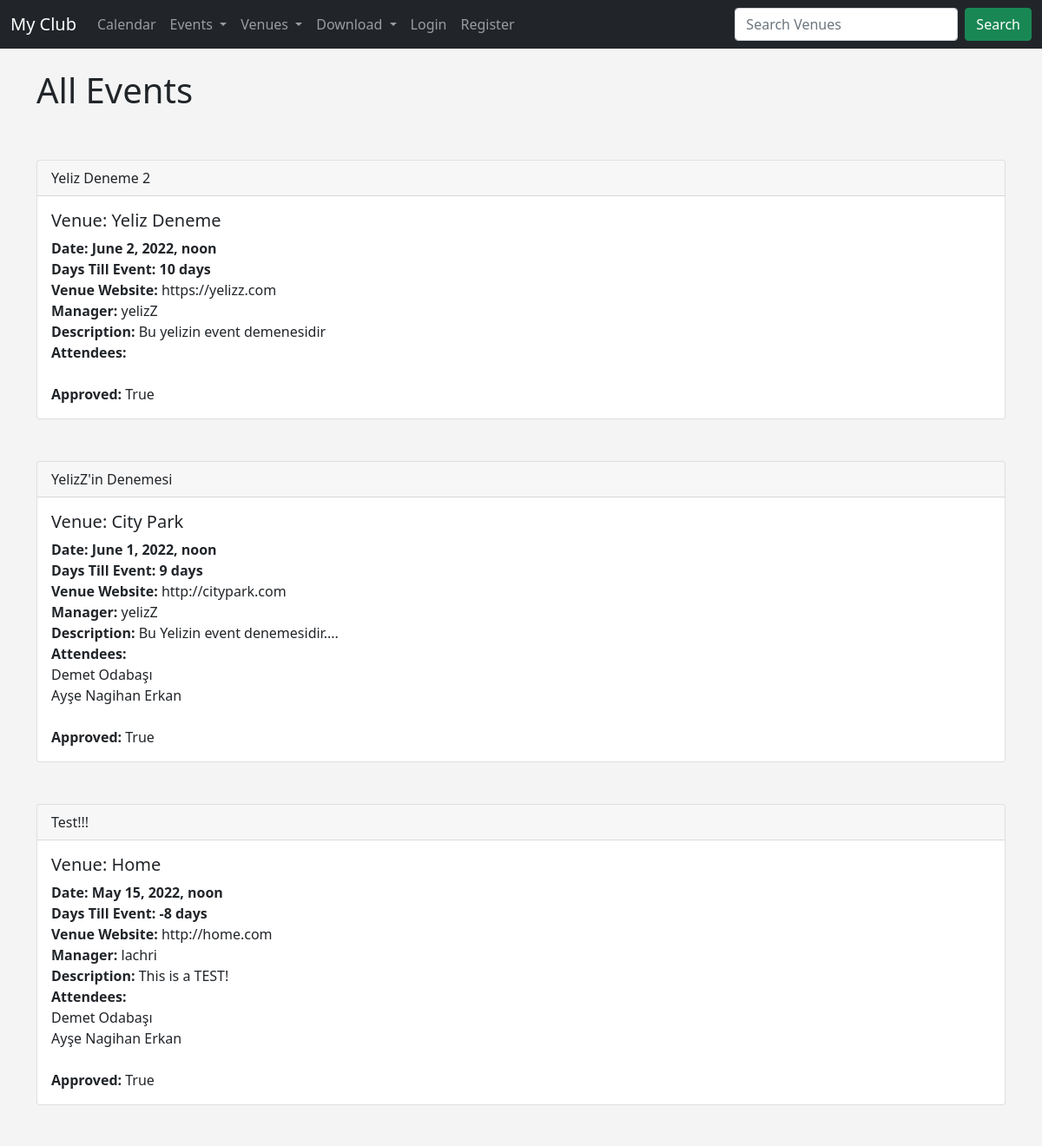
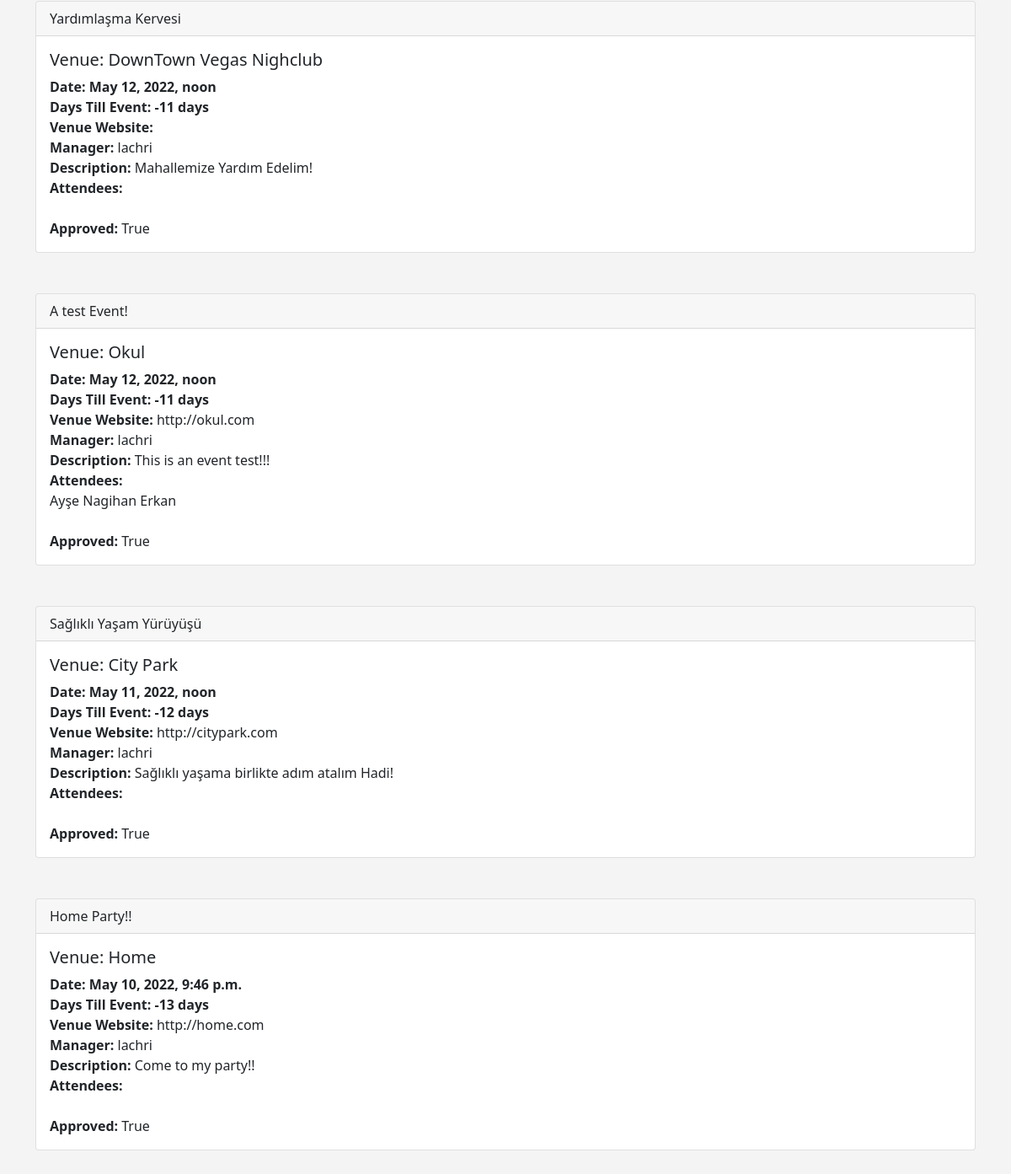
/event, run on the app's committed database (2 pictures, top to bottom).
### events/models.py (models this page shows)
class Event(models.Model):
	name = models.CharField('Event Name',max_length=120)
	event_date = models.DateTimeField('Event Date')
	venue = models.ForeignKey(Venue,blank=True,null=True,on_delete=models.CASCADE)
	manager = models.ForeignKey(User,blank=True,null=True,on_delete=models.SET_NULL)
	description = models.TextField(blank=True)
	attendees = models.ManyToManyField(MyClubUser,blank=True)
	approved = models.BooleanField("Approved",default=False)
	def __str__(self):
		return self.name
	@property
	def Days_till(self):
		today = date.today()
		days_till = self.event_date.date() - today
		days_till_stripped = str(days_till).split(",", 1)[0]
		return days_till_stripped

class Venue(models.Model):
	name = models.CharField('Venue Name',max_length=120)
	address = models.CharField('Adress',max_length=300)
	zip_code = models.CharField('Zip Code',max_length=10)
	phone = models.CharField('Contact Phone',max_length=15,blank=True)
	web = models.URLField('Website Adress',blank=True)
	email_adress = models.EmailField('Email Address',blank=True)
	owner = models.IntegerField("Venue Owner", blank=False, default=1)
	venue_image = models.ImageField(null=True,blank=True,upload_to="images/")
	def __str__(self):
		return self.name

class MyClubUser(models.Model):
	first_name = models.CharField(max_length=30)
	last_name = models.CharField(max_length=30)
	email = models.EmailField('User Email')
	def __str__(self):
		return self.first_name + ' ' + self.last_name

### events/views.py (the view)
# urls.py: path('event', views.all_events, name="list-events"),
def all_events(request):
	event_list = Event.objects.all().order_by('-event_date')
	return render(request, 'events/event_list.html',{'event_list':event_list})

### events/templates/events/event_list.html (shortened to what this page needs)
{% extends 'events/base.html' %}
{% block content %}
	<h1>All Events</h1>
	<br>
	<br>
	{% for event in event_list %}
		{% if event.approved %}
			<div class="card">
			  <div class="card-header">
			    {{event}}
			  </div>
			  <div class="card-body">
			    <h5 class="card-title">Venue: {{event.venue}}</h5>
			    <p class="card-text">
			    	<strong>
			    		Date: {{event.event_date}}
			    	</strong>
			    	<br>
			    	<strong>
			    		Days Till Event: {{event.Days_till}}
			    	</strong>
			    	<br>
					<strong>Venue Website:</strong> {{event.venue.web}}
					<br>
					<strong>Manager:</strong> {{event.manager}}
					<br>
					<strong>Description:</strong> {{event.description}}
					<br>
					<strong>Attendees:</strong><br>
						{% for user in event.attendees.all %}
						   	{{user}} <br>
						{% endfor %}
					<strong>Approved:</strong> {{event.approved}}<br>
			    </p>
			  </div>
			</div>
			<br>
			<br>
		{% endif %}
	{% endfor %}
{% endblock %}

### events/templates/events/base.html (shortened to what this page needs)
<!doctype html>
<html lang="en">
  <head>
    <link href="https://cdn.jsdelivr.net/npm/bootstrap@5.1.3/dist/css/bootstrap.min.css" rel="stylesheet">
  </head>
  <body>
  	{% include 'events/navbar.html' %}
  	<br>
    <div class="container">
      {% block content %}{% endblock %}
    </div>
  </body>
</html>

### events/templates/events/navbar.html (shortened to what this page needs)
<nav class="navbar navbar-expand-lg navbar-dark bg-dark">
  <div class="container-fluid">
    <a class="navbar-brand" href="{% url 'home' %}">My Club</a>
    <div class="collapse navbar-collapse" id="navbarSupportedContent">
      <ul class="navbar-nav me-auto mb-2 mb-lg-0">
        <li class="nav-item">
          <a class="nav-link" href="{% url 'home' '2022' 'June' %}">Calendar</a>
        </li>
        <li class="nav-item dropdown">
          <a class="nav-link dropdown-toggle" href="#" id="navbarDropdown" role="button" data-bs-toggle="dropdown" aria-expanded="false">
            Events
          </a>
        </li>
        <li class="nav-item dropdown">
          <a class="nav-link dropdown-toggle" href="#" id="navbarDropdown" role="button" data-bs-toggle="dropdown" aria-expanded="false">
            Venues
          </a>
        </li>
        <li class="nav-item dropdown">
          <a class="nav-link dropdown-toggle" href="#" id="navbarDropdown" role="button" data-bs-toggle="dropdown" aria-expanded="false">
            Download
          </a>
        </li>
        {% if user.is_authenticated %}
          {% if user.is_superuser %}
            <li class="nav-item">
              <a class="nav-link" href="{% url 'admin-approval' %}">Admin</a>
            </li>
          {% endif %}
          <li class="nav-item">
              <a class="nav-link" href="{% url 'logout' %}">Logout</a>
          </li>
        {% else %}
          <li class="nav-item">
            <a class="nav-link" href="{% url 'login' %}">Login</a>
          </li>
          <li class="nav-item">
            <a class="nav-link" href="{% url 'register' %}">Register</a>
          </li>
        {% endif %}
      </ul>
      <form class="d-flex" method="POST" action="{% url 'search-venues' %}">
        <input class="form-control me-2" type="search" placeholder="Search Venues" aria-label="Search" name="searched">
        <button class="btn btn-success" type="submit">Search</button>
      </form>
    </div>
  </div>
</nav>

### events/templates/events/base.html (style rules this page uses)
body { background: #f4f4f4; }

### data on the page
Event: name "Yeliz Deneme 2", venue "Yeliz Deneme", event_date "June 2, 2022, noon", Days_till "10 days", venue.web "https://yelizz.com", manager "yelizZ", description "Bu yelizin event demenesidir", approved "True"
Event: name "YelizZ'in Denemesi", venue "City Park", event_date "June 1, 2022, noon", Days_till "9 days", venue.web "http://citypark.com", manager "yelizZ", description "Bu Yelizin event denemesidir....", approved "True"
MyClubUser: first_name+last_name "Demet Odabaşı"
MyClubUser: first_name+last_name "Ayşe Nagihan Erkan"
Event: name "Test!!!", venue "Home", event_date "May 15, 2022, noon", Days_till "-8 days", venue.web "http://home.com", manager "lachri", description "This is a TEST!", approved "True"
Event: name "Yardımlaşma Kervesi", venue "DownTown Vegas Nighclub", event_date "May 12, 2022, noon", Days_till "-11 days", manager "lachri", description "Mahallemize Yardım Edelim!", approved "True"
Event: name "A test Event!", venue "Okul", event_date "May 12, 2022, noon", Days_till "-11 days", venue.web "http://okul.com", manager "lachri", description "This is an event test!!!", approved "True"
Event: name "Sağlıklı Yaşam Yürüyüşü", venue "City Park", event_date "May 11, 2022, noon", Days_till "-12 days", venue.web "http://citypark.com", manager "lachri", description "Sağlıklı yaşama birlikte adım atalım Hadi!", approved "True"
Event: name "Home Party!!", venue "Home", event_date "May 10, 2022, 9:46 p.m.", Days_till "-13 days", venue.web "http://home.com", manager "lachri", description "Come to my party!!", approved "True"
